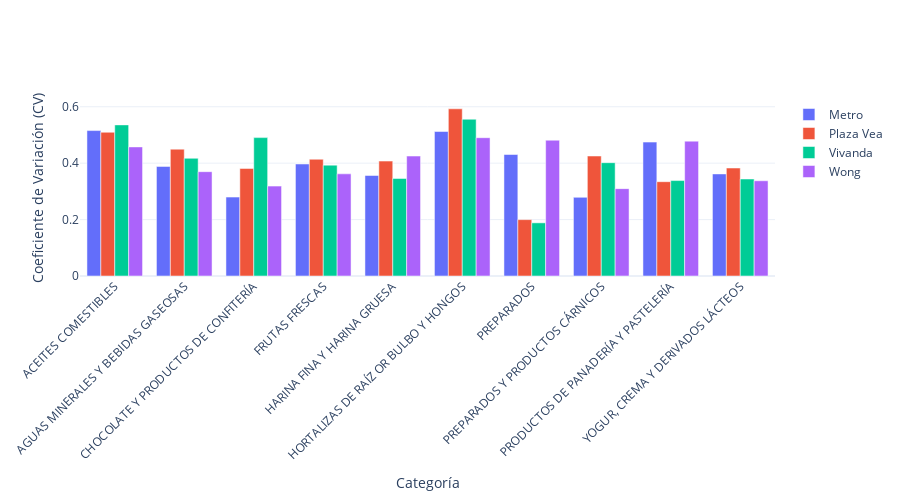

Notebook code for this chart:
### Code cell
df_vol = df.dropna(subset=["precio_por_unidad_estandar"])

# ==================================
# 2. Calcular métricas por categoría × tienda
# ==================================
vol_table = df_vol.groupby(["subclase_inei", "tienda"]).agg(
    precio_promedio=("precio_por_unidad_estandar", "mean"),
    precio_std=("precio_por_unidad_estandar", "std"),
    n_obs=("precio_por_unidad_estandar", "count")
).reset_index()

# Coeficiente de variación (CV)
vol_table["coef_variacion"] = vol_table["precio_std"] / vol_table["precio_promedio"]

# ==================================
# 3. Filtrar subclases con datos en TODAS las tiendas
# ==================================

# Lista de tiendas disponibles
tiendas = df_vol["tienda"].unique()

# Cuántas tiendas tienen datos por subclase
conteo_tiendas = vol_table.groupby("subclase_inei")["tienda"].nunique()

# Subclases válidas = aparecen en TODAS las tiendas
subclases_validas = conteo_tiendas[conteo_tiendas == len(tiendas)].index

# Filtramos solo subclases completas
vol_filtrado = vol_table[vol_table["subclase_inei"].isin(subclases_validas)]

# ==================================
# 4. Seleccionar TOP 10 subclases más volátiles
# ==================================
top10 = (
    vol_filtrado.groupby("subclase_inei")["coef_variacion"]
    .mean()
    .sort_values(ascending=False)
    .head(10)
    .index
)

# Tabla final
vol_final = vol_filtrado[vol_filtrado["subclase_inei"].isin(top10)]

# ==================================
# 5. Gráfico (Plotly Go)
# ==================================
fig = go.Figure()

for tienda in vol_final["tienda"].unique():
    temp = vol_final[vol_final["tienda"] == tienda]
    
    fig.add_trace(go.Bar(
        x=temp["subclase_inei"],
        y=temp["coef_variacion"],
        name=tienda
    ))
#Volatilidad de Precios por Categoría y Tienda (TOP 10, CV alto y datos completos)
fig.update_layout(
    title=None,
    xaxis_title="Categoría",
    yaxis_title="Coeficiente de Variación (CV)",
    barmode="group",
    template="plotly_white",
    xaxis_tickangle=-45,
    width=900,     
    height=500 
)

fig.show()
fig.write_image("results/Alimentos/vol_categ_tienda.pdf")

### Figure 1 — Plotly figure (JSON) as saved in the notebook; plotly's stock layout.template omitted (floating-point values rounded to 4 significant figures)
{"data": [{"name": "Metro", "type": "bar", "x": ["ACEITES COMESTIBLES", "AGUAS MINERALES Y BEBIDAS GASEOSAS", "CHOCOLATE Y PRODUCTOS DE CONFITERÍA", "FRUTAS FRESCAS", "HARINA FINA Y HARINA GRUESA", "HORTALIZAS DE RAÍZ OR BULBO Y HONGOS", "PREPARADOS", "PREPARADOS Y PRODUCTOS CÁRNICOS", "PRODUCTOS DE PANADERÍA Y PASTELERÍA", "YOGUR, CREMA Y DERIVADOS LÁCTEOS"], "y": [0.5155, 0.3885, 0.2797, 0.397, 0.3563, 0.5122, 0.4307, 0.2789, 0.4747, 0.3619]}, {"name": "Plaza Vea", "type": "bar", "x": ["ACEITES COMESTIBLES", "AGUAS MINERALES Y BEBIDAS GASEOSAS", "CHOCOLATE Y PRODUCTOS DE CONFITERÍA", "FRUTAS FRESCAS", "HARINA FINA Y HARINA GRUESA", "HORTALIZAS DE RAÍZ OR BULBO Y HONGOS", "PREPARADOS", "PREPARADOS Y PRODUCTOS CÁRNICOS", "PRODUCTOS DE PANADERÍA Y PASTELERÍA", "YOGUR, CREMA Y DERIVADOS LÁCTEOS"], "y": [0.5095, 0.4496, 0.3813, 0.4139, 0.4073, 0.5927, 0.1998, 0.4253, 0.3343, 0.3828]}, {"name": "Vivanda", "type": "bar", "x": ["ACEITES COMESTIBLES", "AGUAS MINERALES Y BEBIDAS GASEOSAS", "CHOCOLATE Y PRODUCTOS DE CONFITERÍA", "FRUTAS FRESCAS", "HARINA FINA Y HARINA GRUESA", "HORTALIZAS DE RAÍZ OR BULBO Y HONGOS", "PREPARADOS", "PREPARADOS Y PRODUCTOS CÁRNICOS", "PRODUCTOS DE PANADERÍA Y PASTELERÍA", "YOGUR, CREMA Y DERIVADOS LÁCTEOS"], "y": [0.5357, 0.4172, 0.4905, 0.393, 0.3457, 0.5557, 0.1885, 0.4017, 0.3383, 0.3438]}, {"name": "Wong", "type": "bar", "x": ["ACEITES COMESTIBLES", "AGUAS MINERALES Y BEBIDAS GASEOSAS", "CHOCOLATE Y PRODUCTOS DE CONFITERÍA", "FRUTAS FRESCAS", "HARINA FINA Y HARINA GRUESA", "HORTALIZAS DE RAÍZ OR BULBO Y HONGOS", "PREPARADOS", "PREPARADOS Y PRODUCTOS CÁRNICOS", "PRODUCTOS DE PANADERÍA Y PASTELERÍA", "YOGUR, CREMA Y DERIVADOS LÁCTEOS"], "y": [0.4576, 0.3698, 0.3186, 0.3622, 0.4251, 0.4902, 0.4814, 0.3097, 0.4781, 0.3376]}], "layout": {"barmode": "group", "height": 500, "title": {}, "width": 900, "xaxis": {"tickangle": -45, "title": {"text": "Categoría"}}, "yaxis": {"title": {"text": "Coeficiente de Variación (CV)"}}}}
